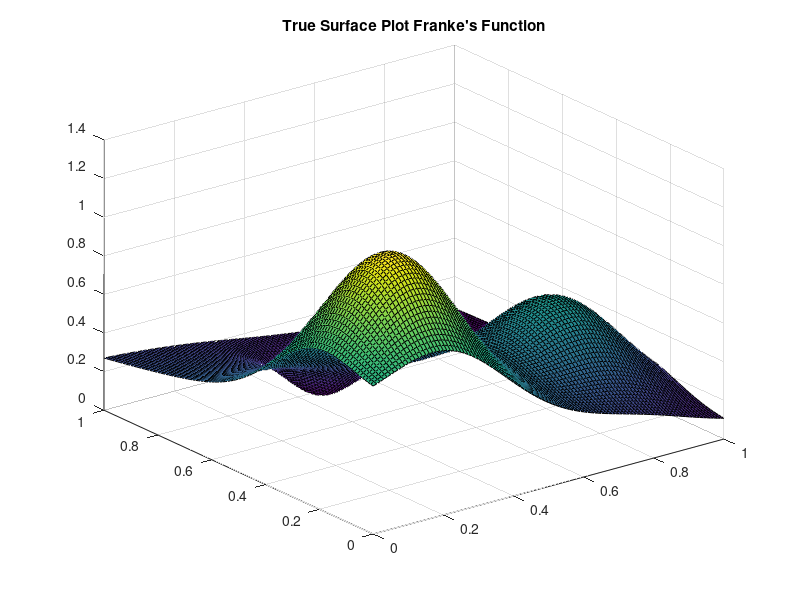

This figure's MATLAB source: (Note: this script raises an error after producing the figure.)
% Franke's Function
f = @(x) 0.75*exp(-1/4*(9*x(1)-2)^2 - 1/4*(9*x(2)-2)^2) + ...
    0.75*exp(-(9*x(1)+1)^2/49-(9*x(2)+1)/10) + ...
    0.5*exp(-(9*x(1)-7)^2/4-(9*x(2)-3)^2/4) - ...
    0.2*exp(-(9*x(1)-4)^2 - (9*x(2)-7)^2);

% Points from 0 to 1 with a 0.01 steps
t_evaluate = 0:0.01:1;

% Creating a grid
[X,Y]=meshgrid(t_evaluate);

% Evaluating the Z Value usinf Franke's Function
Z = zeros(size(X));

for i = 1:length(t_evaluate)
    for j = 1:length(t_evaluate)
        Z(i,j) = f([X(i,j); Y(i,j)]);
    end
end 

% Creating a surface plot of the actual value
figure
surf(X,Y,Z);
title("True Surface Plot Franke's Function")
hold on;

% Generating a random 2 dimensional data using Halton Sequence
num_samples = 500;
halton_seq = haltonset(2);
random_points = net(halton_seq, num_samples)'; % A column vector representing random x and y values from halton sequence

Z_samples = zeros(num_samples,1);

for i=1:num_samples
    Z_samples(i) = f(random_points(:,i));
end

% Scatter Plotting the sampled points in the 3D surface
plot3(random_points(1,:), random_points(2,:), Z_samples, 'o', 'LineWidth',6);


% Kernel Functions and Shape Parameter
mu = 0.05;
%K = @(x,y) exp(1/mu*x'*y);
K = @(x,y) exp(-1/mu*norm(x-y)^2);

% Gram Matrix
GramMatrix = zeros(num_samples);

for i = 1:num_samples
    for j = 1:num_samples
        GramMatrix(i,j) = K(random_points(:,i),random_points(:,j));
    end
end

% Weights

Weights = pinv(GramMatrix)*Z_samples;

% Evaluating the Approximation
Z_approximation = zeros(size(X));

for i = 1:length(t_evaluate)
    for j = 1:length(t_evaluate)
        sum = 0;
        for ii = 1:num_samples
            sum = sum + Weights(ii)*K([X(i,j);Y(i,j)],random_points(:,ii));
        end
        Z_approximation(i,j) = sum;
    end
end

% Plot

figure

surf(X,Y,Z_approximation);
title('RBF Approximation of Frankes Function')

figure

surf(X,Y,abs(Z-Z_approximation));
title('Error between true and RBF Approximated values')


% Using Polynomials + RBF for better approximation

% Define the polynomial basis --> 1+x+y+x^2+y^2+xy

poly_basis = @(x) [1; x(1); x(2); x(1)^2; x(2)^2; x(1)*x(2)];

% Construct the polynomial matrix P for the sampled points
P = zeros(num_samples, 6); % 6 corresponds to the number of polynomial terms

for i = 1:num_samples
    P(i, :) = poly_basis(random_points(:, i))';
end

% Augment the Gram matrix
Augmented_GramMatrix = [GramMatrix, P; P', zeros(size(P, 2))];

% Augment the Z_samples vector
Augmented_Z = [Z_samples; zeros(size(P, 2), 1)];

% Solve for weights and polynomial coefficients
Augmented_weights = pinv(Augmented_GramMatrix) * Augmented_Z;

% Split the solution into weights and polynomial coefficients
Weights = Augmented_weights(1:num_samples);
Poly_coefficients = Augmented_weights(num_samples + 1:end);

% Evaluate the Approximation with Polynomial + RBF
Z_approximation_poly = zeros(size(X));

for i = 1:length(t_evaluate)
    for j = 1:length(t_evaluate)
        % RBF contribution
        sum_rbf = 0;
        for ii = 1:num_samples
            sum_rbf = sum_rbf + Weights(ii) * K([X(i, j); Y(i, j)], random_points(:, ii));
        end

        % Polynomial contribution
        poly_contribution = poly_basis([X(i, j); Y(i, j)])' * Poly_coefficients;

        % Combine both
        Z_approximation_poly(i, j) = sum_rbf + poly_contribution;
    end
end


% Plot the RBF + Polynomial approximation
figure
surf(X, Y, Z_approximation_poly);
title('RBF + Polynomial Approximation of Frankes Function')

% Error plot
figure
surf(X, Y, abs(Z - Z_approximation_poly));
title('Error between true and RBF + Polynomial Approximated values')